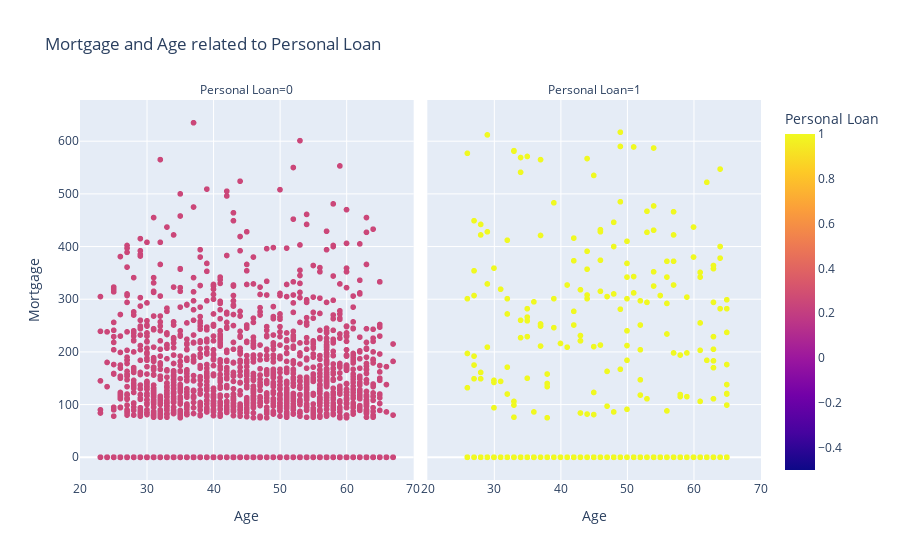

Notebook cell for this chart:
### Code cell
MortgageAge_personal_loan(dataset)

### Figure 1 — Plotly figure (JSON) as saved in the notebook; plotly's stock layout.template omitted (floating-point values rounded to 4 significant figures; data arrays with more than 128 entries replaced by an {"elided": "..."} marker saying what was removed)
{"data": [{"hovertemplate": "Personal Loan=%{marker.color}<br>Age=%{x}<br>Mortgage=%{y}<extra></extra>", "legendgroup": "", "marker": {"color": {"elided": "4520 int values"}, "coloraxis": "coloraxis", "symbol": "circle"}, "mode": "markers", "name": "", "showlegend": false, "type": "scattergl", "x": {"elided": "4520 int values"}, "xaxis": "x", "y": {"elided": "4520 int values"}, "yaxis": "y"}, {"hovertemplate": "Personal Loan=%{marker.color}<br>Age=%{x}<br>Mortgage=%{y}<extra></extra>", "legendgroup": "", "marker": {"color": {"elided": "480 int values"}, "coloraxis": "coloraxis", "symbol": "circle"}, "mode": "markers", "name": "", "showlegend": false, "type": "scattergl", "x": {"elided": "480 int values"}, "xaxis": "x2", "y": {"elided": "480 int values"}, "yaxis": "y2"}], "layout": {"annotations": [{"font": {}, "showarrow": false, "text": "Personal Loan=0", "x": 0.245, "xanchor": "center", "xref": "paper", "y": 1, "yanchor": "bottom", "yref": "paper"}, {"font": {}, "showarrow": false, "text": "Personal Loan=1", "x": 0.755, "xanchor": "center", "xref": "paper", "y": 1, "yanchor": "bottom", "yref": "paper"}], "coloraxis": {"colorbar": {"title": {"text": "Personal Loan"}}, "colorscale": [[0, "#0d0887"], [0.1111, "#46039f"], [0.2222, "#7201a8"], [0.3333, "#9c179e"], [0.4444, "#bd3786"], [0.5556, "#d8576b"], [0.6667, "#ed7953"], [0.7778, "#fb9f3a"], [0.8889, "#fdca26"], [1, "#f0f921"]]}, "legend": {"tracegroupgap": 0}, "title": {"text": "Mortgage and Age related to Personal Loan"}, "xaxis": {"anchor": "y", "domain": [0, 0.49], "title": {"text": "Age"}}, "xaxis2": {"anchor": "y2", "domain": [0.51, 1], "matches": "x", "title": {"text": "Age"}}, "yaxis": {"anchor": "x", "domain": [0, 1], "title": {"text": "Mortgage"}}, "yaxis2": {"anchor": "x2", "domain": [0, 1], "matches": "y", "showticklabels": false}}}
